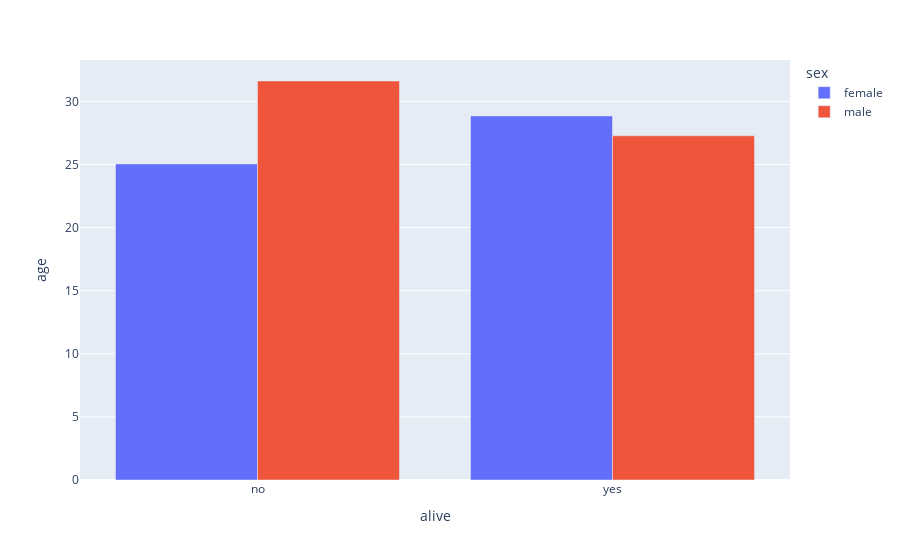

This figure's notebook cell:
### Markdown cell above
#### Plot

### Code cell
px.bar(data_frame= dff_titanic,x='alive', y='age', color='sex', barmode='group')

### Figure 1 — Plotly figure (JSON) as saved in the notebook; plotly's stock layout.template omitted (floating-point values rounded to 4 significant figures)
{"data": [{"alignmentgroup": "True", "hovertemplate": "sex=female<br>alive=%{x}<br>age=%{y}<extra></extra>", "legendgroup": "female", "marker": {"color": "#636efa", "pattern": {"shape": ""}}, "name": "female", "offsetgroup": "female", "orientation": "v", "showlegend": true, "textposition": "auto", "type": "bar", "x": ["no", "yes"], "xaxis": "x", "y": [25.05, 28.85], "yaxis": "y"}, {"alignmentgroup": "True", "hovertemplate": "sex=male<br>alive=%{x}<br>age=%{y}<extra></extra>", "legendgroup": "male", "marker": {"color": "#EF553B", "pattern": {"shape": ""}}, "name": "male", "offsetgroup": "male", "orientation": "v", "showlegend": true, "textposition": "auto", "type": "bar", "x": ["no", "yes"], "xaxis": "x", "y": [31.62, 27.28], "yaxis": "y"}], "layout": {"autosize": true, "barmode": "group", "legend": {"title": {"text": "sex"}, "tracegroupgap": 0}, "margin": {"t": 60}, "xaxis": {"anchor": "y", "autorange": true, "domain": [0, 1], "range": [-0.5, 1.5], "title": {"text": "alive"}, "type": "category"}, "yaxis": {"anchor": "x", "autorange": true, "domain": [0, 1], "range": [0, 33.28], "title": {"text": "age"}, "type": "linear"}}}
